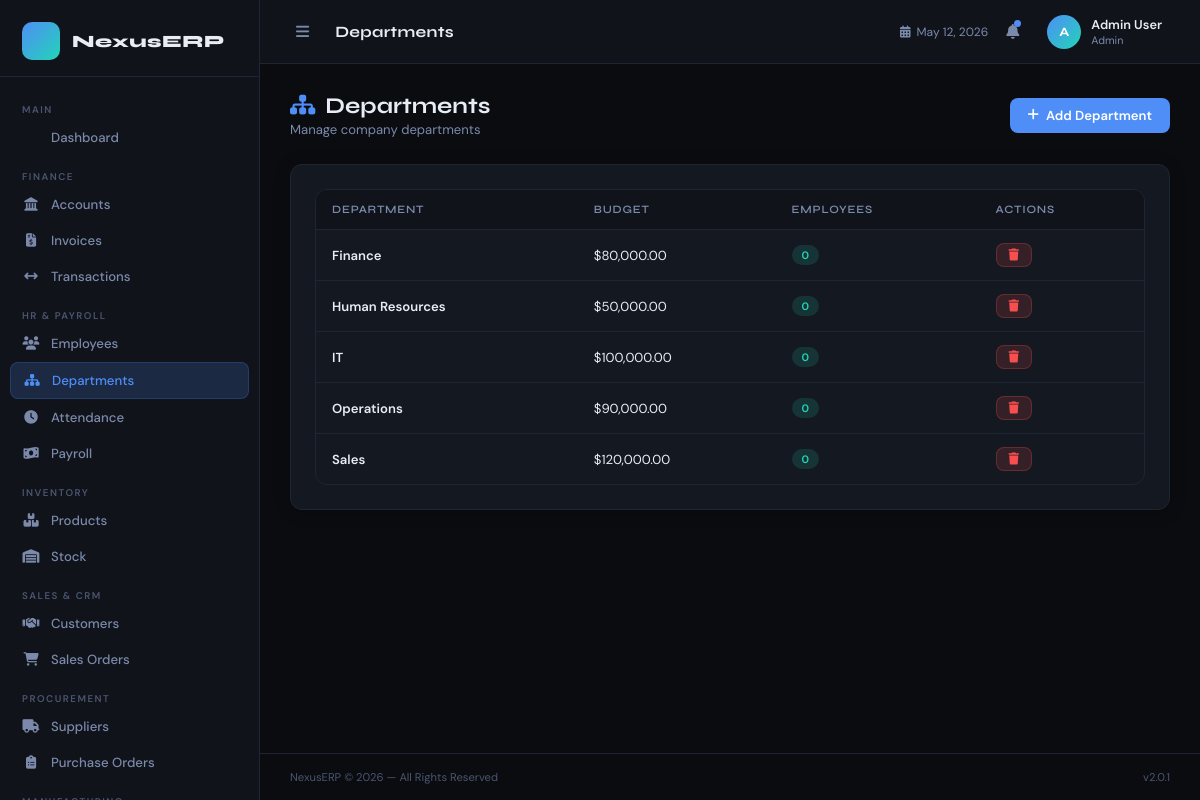
The app's page /modules/hr/departments.php (signed in) with its own data.
### tables this page shows
CREATE TABLE IF NOT EXISTS users (
    id INT AUTO_INCREMENT PRIMARY KEY,
    name VARCHAR(100) NOT NULL,
    email VARCHAR(150) UNIQUE NOT NULL,
    password VARCHAR(255) NOT NULL,
    role ENUM('admin','manager','staff') DEFAULT 'staff',
    avatar VARCHAR(255),
    status ENUM('active','inactive') DEFAULT 'active',
    created_at TIMESTAMP DEFAULT CURRENT_TIMESTAMP
);

CREATE TABLE IF NOT EXISTS departments (
    id INT AUTO_INCREMENT PRIMARY KEY,
    name VARCHAR(100) NOT NULL,
    manager_id INT,
    budget DECIMAL(15,2) DEFAULT 0,
    created_at TIMESTAMP DEFAULT CURRENT_TIMESTAMP
);

### includes/auth.php (called while the page is built, shortened)
<?php
function currentUser() {
    $db = getDB();
    $id = (int)$_SESSION['user_id'];
    $r = $db->query("SELECT id, name, email, role FROM users WHERE id = $id");
    return $r->fetch_assoc();
}
function sanitize($val) {
    return htmlspecialchars(strip_tags(trim($val)));
}
?>

### modules/hr/departments.php (the view, shortened to what this page needs)
<?php
require_once __DIR__ . '/../../includes/header.php';
$db = getDB();
$depts = $db->query("SELECT d.*, COUNT(e.id) as emp_count FROM departments d LEFT JOIN employees e ON d.id=e.department_id AND e.status='active' GROUP BY d.id ORDER BY d.name")->fetch_all(MYSQLI_ASSOC);
?>
<div class="page-header">
  <div><h1><i class="fa fa-sitemap" style="margin-right:10px;color:var(--accent)"></i>Departments</h1><p>Manage company departments</p></div>
  <button class="btn btn-primary" onclick="openModal('deptModal')"><i class="fa fa-plus"></i> Add Department</button>
</div>
<div class="card">
  <div class="table-wrap">
    <table>
      <thead><tr><th>Department</th><th>Budget</th><th>Employees</th><th>Actions</th></tr></thead>
      <tbody>
      <?php foreach ($depts as $d): ?>
      <tr>
        <td style="font-weight:600"><?= htmlspecialchars($d['name']) ?></td>
        <td>$<?= number_format($d['budget'],2) ?></td>
        <td><span class="badge badge-teal"><?= $d['emp_count'] ?></span></td>
        <td><a href="departments.php?delete=<?= $d['id'] ?>" class="btn btn-danger btn-sm" onclick="return confirm('Delete?')"><i class="fa fa-trash"></i></a></td>
      </tr>
      <?php endforeach; ?>
      </tbody>
    </table>
  </div>
</div>
<?php require_once __DIR__ . '/../../includes/footer.php'; ?>

### includes/header.php (shortened to what this page needs)
<?php
require_once __DIR__ . '/auth.php';
$user = currentUser();
$currentPage = basename($_SERVER['PHP_SELF'], '.php');
?>
<!DOCTYPE html>
<html lang="en">
<head>
<link rel="stylesheet" href="/erp/assets/css/main.css">
<link rel="stylesheet" href="https://cdnjs.cloudflare.com/ajax/libs/font-awesome/6.5.0/css/all.min.css">
</head>
<body>
<div class="erp-shell">
  <aside class="sidebar" id="sidebar">
    <div class="sidebar-brand">
      <div class="brand-icon"><i class="fa fa-hexagon-nodes"></i></div>
      <span class="brand-name">NexusERP</span>
    </div>
    <nav class="sidebar-nav">
      <div class="nav-section-label">Main</div>
      <a href="/erp/index.php" class="nav-item <?= $currentPage==='index'?'active':'' ?>">
        <i class="fa fa-grid-2"></i><span>Dashboard</span>
      </a>
      <div class="nav-section-label">Finance</div>
      <a href="/erp/modules/finance/accounts.php" class="nav-item <?= $currentPage==='accounts'?'active':'' ?>">
        <i class="fa fa-landmark"></i><span>Accounts</span>
      </a>
      <a href="/erp/modules/finance/invoices.php" class="nav-item <?= $currentPage==='invoices'?'active':'' ?>">
        <i class="fa fa-file-invoice-dollar"></i><span>Invoices</span>
      </a>
      <a href="/erp/modules/finance/transactions.php" class="nav-item <?= $currentPage==='transactions'?'active':'' ?>">
        <i class="fa fa-arrows-left-right"></i><span>Transactions</span>
      </a>
      <div class="nav-section-label">HR & Payroll</div>
      <a href="/erp/modules/hr/employees.php" class="nav-item <?= $currentPage==='employees'?'active':'' ?>">
        <i class="fa fa-users"></i><span>Employees</span>
      </a>
      <a href="/erp/modules/hr/departments.php" class="nav-item <?= $currentPage==='departments'?'active':'' ?>">
        <i class="fa fa-sitemap"></i><span>Departments</span>
      </a>
      <a href="/erp/modules/hr/attendance.php" class="nav-item <?= $currentPage==='attendance'?'active':'' ?>">
        <i class="fa fa-clock"></i><span>Attendance</span>
      </a>
      <a href="/erp/modules/hr/payroll.php" class="nav-item <?= $currentPage==='payroll'?'active':'' ?>">
        <i class="fa fa-money-bill-wave"></i><span>Payroll</span>
      </a>
      <div class="nav-section-label">Inventory</div>
      <a href="/erp/modules/inventory/products.php" class="nav-item <?= $currentPage==='products'?'active':'' ?>">
        <i class="fa fa-boxes-stacked"></i><span>Products</span>
      </a>
      <a href="/erp/modules/inventory/stock.php" class="nav-item <?= $currentPage==='stock'?'active':'' ?>">
        <i class="fa fa-warehouse"></i><span>Stock</span>
      </a>
      <div class="nav-section-label">Sales & CRM</div>
      <a href="/erp/modules/sales/customers.php" class="nav-item <?= $currentPage==='customers'?'active':'' ?>">
        <i class="fa fa-handshake"></i><span>Customers</span>
      </a>
      <a href="/erp/modules/sales/orders.php" class="nav-item <?= $currentPage==='orders'?'active':'' ?>">
        <i class="fa fa-cart-shopping"></i><span>Sales Orders</span>
      </a>
      <div class="nav-section-label">Procurement</div>
      <a href="/erp/modules/purchasing/suppliers.php" class="nav-item <?= $currentPage==='suppliers'?'active':'' ?>">
        <i class="fa fa-truck"></i><span>Suppliers</span>
      </a>
      <a href="/erp/modules/purchasing/purchase_orders.php" class="nav-item <?= $currentPage==='purchase_orders'?'active':'' ?>">
        <i class="fa fa-clipboard-list"></i><span>Purchase Orders</span>
      </a>
      <div class="nav-section-label">Manufacturing</div>
    </nav>
  </aside>
  <div class="main-area">
    <header class="topbar">
      <div class="topbar-left">
        <button class="sidebar-toggle" onclick="document.getElementById('sidebar').classList.toggle('collapsed')">
          <i class="fa fa-bars"></i>
        </button>
        <div class="page-title"><?= ucwords(str_replace('_',' ',$currentPage)) ?></div>
      </div>
      <div class="topbar-right">
        <div class="topbar-date"><i class="fa fa-calendar-days"></i><?= date('M d, Y') ?></div>
        <div class="notif-btn"><i class="fa fa-bell"></i><span class="notif-dot"></span></div>
        <div class="user-badge">
          <div class="user-avatar"><?= strtoupper(substr($user['name'],0,1)) ?></div>
          <div class="user-info">
            <span class="user-name"><?= sanitize($user['name']) ?></span>
            <span class="user-role"><?= ucfirst($user['role']) ?></span>
          </div>
        </div>
      </div>
    </header>
    <main class="page-content">

### includes/footer.php (shortened to what this page needs)
    </main>
    <footer class="page-footer">
      <span>NexusERP &copy; <?= date('Y') ?> — All Rights Reserved</span>
      <span>v2.0.1</span>
    </footer>
  </div>
</div>
</body>
</html>

### records on screen
users: name "A", name "Admin User", role "Admin"
departments: name "Finance", budget "80,000.00", emp_count "0"
departments: name "Human Resources", budget "50,000.00", emp_count "0"
departments: name "IT", budget "100,000.00", emp_count "0"
departments: name "Operations", budget "90,000.00", emp_count "0"
departments: name "Sales", budget "120,000.00", emp_count "0"

### other values on screen
str_replace('_',' ',$currentPage) "Departments"
